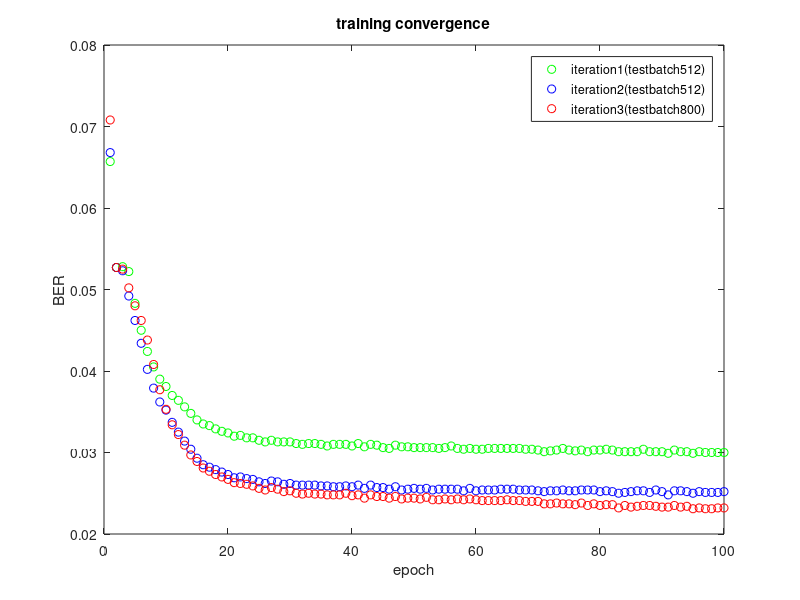

This figure's MATLAB source:
%% iteration1    (testbatch512)
x2=[1	2	3	4	5	6	7	8	9	10	11	12	13	14	15	16	17	18	19	20 21	22	23	24	25	26	27	28	29	30	31	32	33	34	35	36	37	38	39	40 41	42	43	44	45	46	47	48	49	50	51	52	53	54	55	56	57	58	59	60    61	62	63	64	65	66	67	68	69	70	71	72	73	74	75	76	77	78	79	80  81	82	83	84	85	86	87	88	89	90	91	92	93	94	95	96	97	98	99	100]
y2=[6.57E-02	5.27E-02	5.28E-02	5.22E-02	4.83E-02	4.50E-02	4.24E-02	4.05E-02	0.039	0.0381	0.037	3.64E-02	3.56E-02	3.48E-02	3.40E-02	3.35E-02	3.33E-02	3.29E-02	0.0326	0.0324 0.032	0.0321	0.0318	0.0318	0.0315	0.0313	0.0315	0.0313	0.0313	0.0313	0.0311	0.031	0.0311	0.0311	0.031	0.0308	0.031	0.031	0.031	0.0308 3.11E-02	3.07E-02	3.10E-02	3.09E-02	3.06E-02	3.05E-02	3.09E-02	0.0307	0.0307	3.06E-02	3.06E-02	3.06E-02	3.06E-02	3.05E-02	3.06E-02	3.08E-02	3.05E-02	3.04E-02	3.05E-02	3.04E-02    3.04E-02	3.05E-02	3.05E-02	3.05E-02	3.05E-02	3.05E-02	3.05E-02	3.04E-02	3.04E-02	3.03E-02	3.01E-02	3.02E-02	3.03E-02	3.05E-02	3.03E-02	3.02E-02	3.03E-02	3.01E-02	3.03E-02	3.03E-02 3.04E-02	3.03E-02	3.01E-02	3.01E-02	3.01E-02	3.01E-02	3.04E-02	3.01E-02	3.01E-02	3.01E-02	2.99E-02	3.03E-02	3.01E-02	3.01E-02	2.99E-02	3.01E-02	3.00E-02	3.00E-02	3.00E-02	3.00E-02]
plot(x2,y2,'go')
hold on

%% iteration2 (testbatch512)
x=[1	2	3	4	5	6	7	8	9	10	11	12	13	14	15	16	17	18	19	20 21	22	23	24	25	26	27	28	29	30	31	32	33	34	35	36	37	38	39	40 41	42	43	44	45	46	47	48	49	50	51	52	53	54	55	56	57	58	59	60 61	62	63	64	65	66	67	68	69	70	71	72	73	74	75	76	77	78	79	80 81	82	83	84	85	86	87	88	89	90	91	92	93	94	95	96	97	98	99	100];
y=[6.68E-02	5.27E-02	5.23E-02	4.92E-02	4.62E-02	4.34E-02	4.02E-02	3.79E-02	3.62E-02	3.52E-02	3.37E-02	3.25E-02	3.14E-02	3.04E-02	2.93E-02	2.85E-02	2.82E-02	2.79E-02	2.76E-02	2.73E-02 2.69E-02	2.70E-02	2.68E-02	2.67E-02	2.64E-02	2.62E-02	2.65E-02	2.64E-02	2.61E-02	2.62E-02	2.60E-02	2.60E-02	2.60E-02	2.60E-02	2.59E-02	2.59E-02	2.58E-02	2.58E-02	2.59E-02	2.58E-02 2.60E-02	2.56E-02	2.60E-02	2.57E-02	2.57E-02	2.55E-02	2.58E-02	2.54E-02	2.55E-02	2.56E-02	2.55E-02	2.56E-02	2.54E-02	2.55E-02	2.55E-02	2.55E-02	2.55E-02	2.53E-02	2.56E-02	2.53E-02 2.54E-02	2.54E-02	2.54E-02	2.55E-02	2.55E-02	2.55E-02	2.54E-02	2.54E-02	2.54E-02	2.53E-02	2.52E-02	2.53E-02	2.53E-02	2.54E-02	2.53E-02	2.53E-02	2.54E-02	2.54E-02	2.54E-02	2.52E-02 2.53E-02	2.52E-02	2.50E-02	2.51E-02	2.52E-02	2.53E-02	2.53E-02	2.51E-02	2.54E-02	2.52E-02	2.48E-02	2.53E-02	2.53E-02	2.52E-02	2.50E-02	2.52E-02	2.51E-02	2.51E-02	2.51E-02	2.52E-02];
plot(x,y,'bo')
hold on

%% iteration3 (testbatch800)
x1=[1	2	3	4	5	6	7	8	9	10	11	12	13	14	15	16	17	18	19	20 21	22	23	24	25	26	27	28	29	30	31	32	33	34	35	36	37	38	39	40    41	42	43	44	45	46	47	48	49	50	51	52	53	54	55	56	57	58	59	60 61	62	63	64	65	66	67	68	69	70	71	72	73	74	75	76	77	78	79	80 81	82	83	84	85	86	87	88	89	90	91	92	93	94	95	96	97	98	99	100];
y1=[7.08E-02	5.27E-02	5.25E-02	5.02E-02	4.80E-02	4.62E-02	4.38E-02	4.08E-02	3.77E-02	3.53E-02	3.34E-02	3.22E-02	3.09E-02	2.97E-02	2.89E-02	2.81E-02	2.77E-02	0.0273	2.70E-02	2.67E-02 2.63E-02	2.62E-02	2.61E-02	2.59E-02	2.56E-02	2.54E-02	2.57E-02	2.55E-02	2.52E-02	2.53E-02	2.50E-02	2.49E-02	2.50E-02	2.49E-02	2.49E-02	2.48E-02	2.48E-02	2.48E-02	2.50E-02	2.47E-02    2.48E-02	2.44E-02	2.48E-02	2.46E-02	2.46E-02	2.44E-02	2.46E-02	2.43E-02	2.44E-02	2.44E-02	2.43E-02	2.45E-02	2.42E-02	2.42E-02	2.43E-02	2.42E-02	2.43E-02	2.42E-02	2.43E-02	2.42E-02 2.41E-02	2.41E-02	2.41E-02	2.41E-02	2.42E-02	2.41E-02	2.41E-02	2.40E-02	2.40E-02	2.40E-02	2.37E-02	2.37E-02	2.38E-02	2.37E-02	2.37E-02	2.36E-02	2.38E-02	2.35E-02	0.0237	2.35E-02 2.36E-02	2.36E-02	2.32E-02	2.35E-02	2.33E-02	2.34E-02	2.35E-02	2.35E-02	2.34E-02	2.33E-02	2.33E-02	2.35E-02	2.33E-02	2.34E-02	2.31E-02	2.32E-02	2.31E-02	2.31E-02	2.32E-02	2.32E-02    ];

title('training convergence')
xlabel('epoch')
ylabel('BER')
plot(x1,y1,'ro')
hold on


legend('iteration1(testbatch512)','iteration2(testbatch512)','iteration3(testbatch800)')
